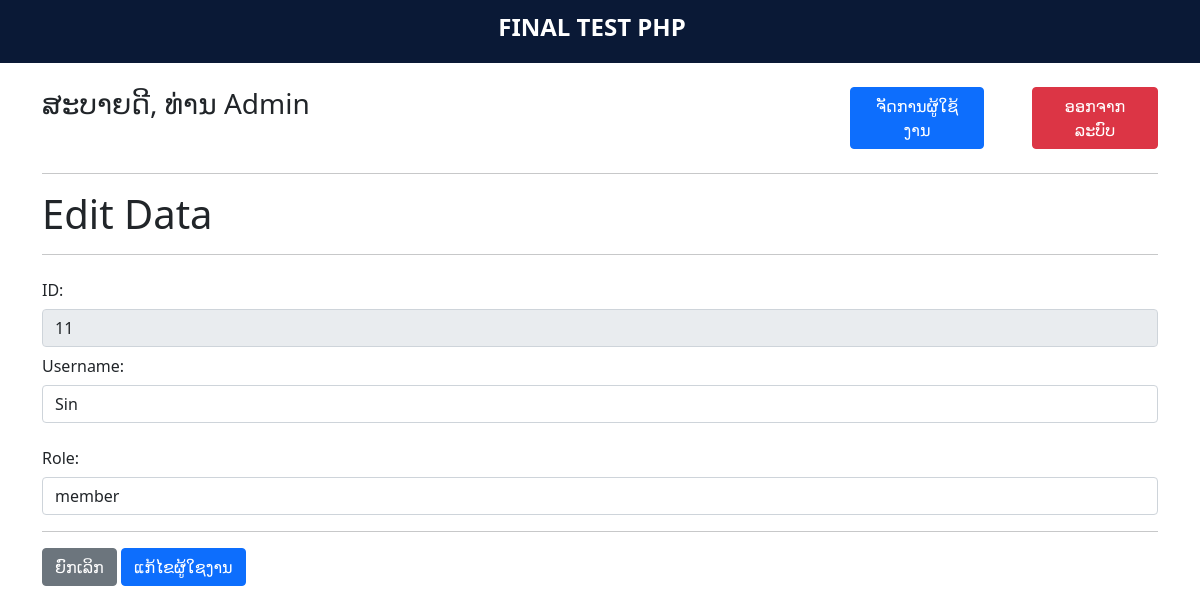
Page /crud_urser/user_edit.php?id=11 (signed in) on the committed database.
### tables this page shows
CREATE TABLE `users` (
  `id` int(6) UNSIGNED NOT NULL,
  `username` varchar(255) NOT NULL,
  `password` varchar(255) NOT NULL,
  `create_date` datetime DEFAULT current_timestamp(),
  `role` varchar(255) DEFAULT 'member',
  `photo` varchar(255) DEFAULT 'profile_default.png'
);

### crud_urser/user_edit.php (the view, shortened to what this page needs)
<?php
    require_once '../config/dbconfig.php';
?>
<!DOCTYPE html>
<html lang="en">
<head>
    <link href="https://cdn.jsdelivr.net/npm/bootstrap@5.0.2/dist/css/bootstrap.min.css" rel="stylesheet">
</head>
<body>
    <header>
        <nav class="navbar navbar-light" style="background-color: #0a1936;">
            <div class="container d-flex justify-content-center">
                <a class="navbar-brand" href="../admin.php">
                    <h4 class="text-white fw-bold">FINAL TEST PHP</h4>
                </a>
            </div>
        </nav>
    </header>
    <div class="container">
        <?php
                if (isset($_SESSION['admin_login'])) {
                        $admin_id = $_SESSION['admin_login'];
                        $stmt = $conn->query("SELECT * FROM users WHERE id = $admin_id");
                        $stmt->execute();
                        $row = $stmt->fetch(PDO::FETCH_ASSOC);
                }
        ?>
        <div class="row my-4">
            <div class="col-8">
                <h3>ສະບາຍດີ, ທ່ານ <?php echo $row['username'] ?></h3>
            </div>
            <div class="col-4 d-flex justify-content-end">
                <a href="user_list.php" class="btn btn-primary mx-5 ">ຈັດການຜູ້ໃຊ້ງານ</a>
                <a href="../logout.php" class="btn btn-danger">ອອກຈາກລະບົບ</a>
            </div>
        </div>
        <hr>
        <div class="row">
                <div class="col-12">
                        <h1>Edit Data</h1>
                        <hr>
                        <form action="user_edit.php" method="post" enctype="multipart/form-data">
                                <?php
                                        if (isset($_GET['id'])) {
                                                $id = $_GET['id'];
                                                $stmt = $conn->query("SELECT * FROM users WHERE id = $id");
                                                $stmt->execute();
                                                $data = $stmt->fetch();
                                        }
                                ?>
                                <div class="mb-3">
                                        <label for="id" class="col-form-label">ID:</label>
                                        <input type="text" readonly value="<?php echo $data['id']; ?>" required class="form-control" name="id" >
                                        <label for="username" class="col-form-label">Username:</label>
                                        <input type="text" value="<?php echo $data['username']; ?>" required class="form-control" name="username" >
                                </div>
                                <div class="mb-3">
                                        <label for="role" class="col-form-label">Role:</label>
                                        <input type="text" value="<?php echo $data['role']; ?>" required class="form-control" name="role">
                                </div>
                                <hr>
                                <a href="user_list.php" class="btn btn-secondary">ຍົກເລິກ</a>
                                <button type="submit" name="update" class="btn btn-primary">ແກ້ໄຂຜູ້ໃຊງານ</button>
                        </form>
                </div>
        </div>
    </div>
</body>
</html>

### rows in the picture
users: username "Admin"
users: id "11", username "Sin", role "member"
